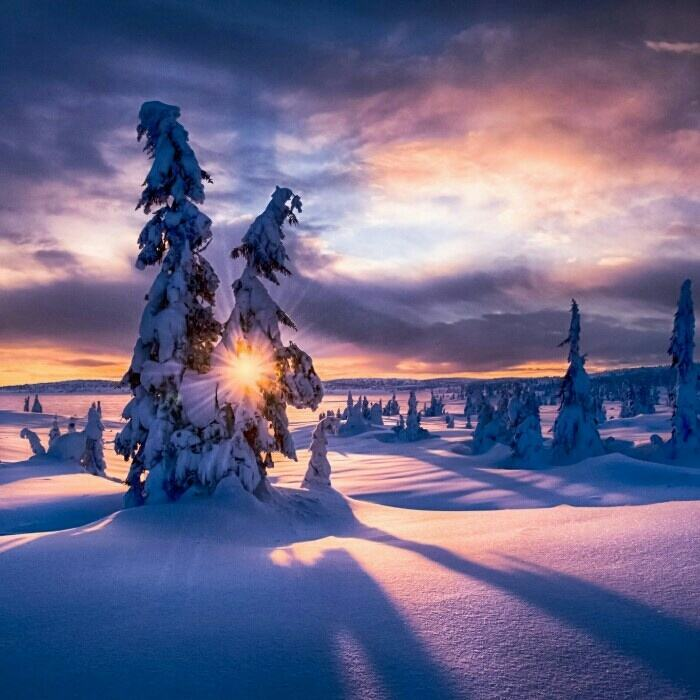
//> input picture opencv_test/build/snow.jpeg, 700 x 700 px
$ ./main   (built with g++ and OpenCV 4)
//> lines starting //> are read from the running program, lines starting //| are printed output that depends on the picture
#include <opencv2/opencv.hpp>
#include <opencv2/highgui/highgui.hpp>
#include <opencv2/imgproc/imgproc.hpp>
#include <iostream>
#include <vector>
using namespace cv;
using namespace std;
Mat g_src,g_dst;
int g_nOpenCloseNum = 0;
int g_nErodeDilateNum = 0;
int g_nTopBlackNum = 0;
int g_nMaxNum = 0;
Mat element;
//static void on_nOpenCloseSlide(int,void *);
static void on_nErodeDilateSlide(int,void *);
static void on_nTopBlackSlide(int,void *);

int g_nShapeNum = MORPH_RECT;
int main()
{
    g_src = imread("snow.jpeg");
//> g_src is the input picture: 700 rows x 700 cols, CV_8UC3; mean B, G, R 135.5, 102.2, 107.1
    namedWindow("腐蚀/膨胀");
    namedWindow("顶帽/黑帽");
    namedWindow("开/闭");

    //createTrackbar("Size-10","开/闭",& g_nOpenCloseNum,g_nMaxNum*2+1,on_nOpenCloseSlide);

    createTrackbar("Size-110","腐蚀/膨胀",&g_nErodeDilateNum,g_nMaxNum*2+1,on_nErodeDilateSlide);
	createTrackbar("Size-120","顶帽/黑帽",&g_nTopBlackNum,g_nMaxNum*2+1,on_nTopBlackSlide);
    Mat element = getStructuringElement(0, Size(3, 3), Point(-1, -1));
	morphologyEx(g_src,g_dst,MORPH_OPEN,element);
	//morphologyEx(g_src,g_dst,MORPH_CLOSE,element);
	imshow("开/闭",g_dst);
    waitKey(0);
    return 0;
}
static void on_nErodeDilateSlide(int,void*)
{
	erode(g_src,g_dst,element);
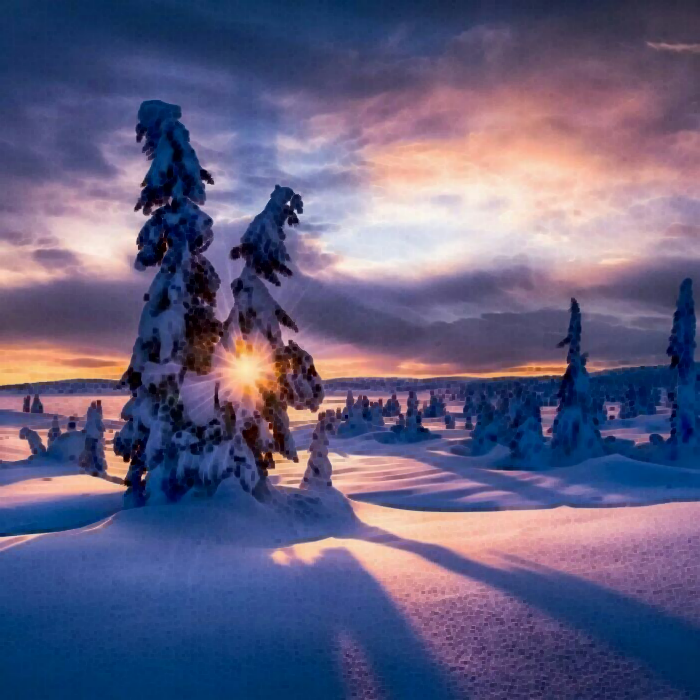
//> g_dst: 700 rows x 700 cols, CV_8UC3; mean B, G, R 127.6, 94.3, 98.6
	imshow("腐蚀/膨胀",g_dst);
}
static void on_nTopBlackSlide(int,void*)
{
	morphologyEx(g_src,g_dst,MORPH_BLACKHAT,element);
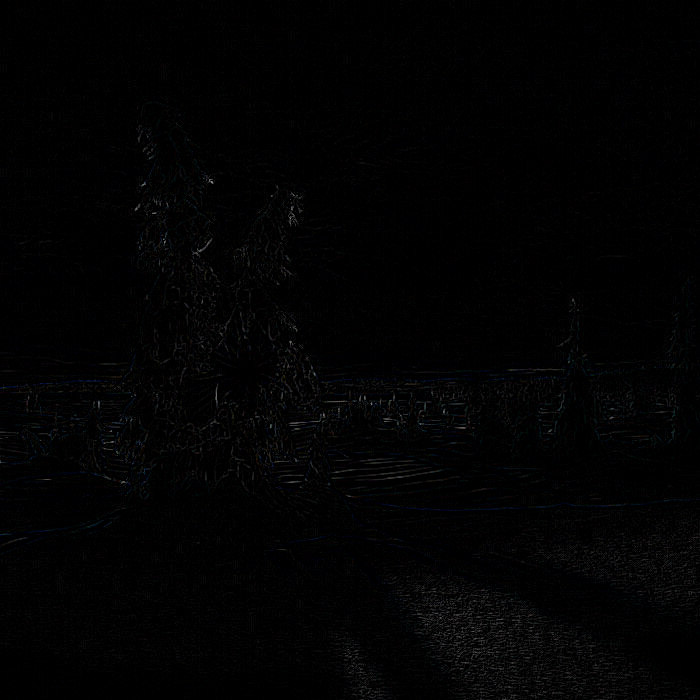
//> g_dst: 700 rows x 700 cols, CV_8UC3; mean B, G, R 2.4, 2.3, 2.1
	imshow("顶帽/黑帽",g_dst);
}
